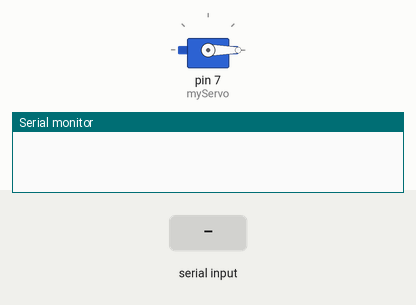
This sketch was run on a simulated Arduino Uno, built with avr-gcc and run on an emulated ATmega328P. On the bench: servo, the last lines printed to the serial monitor. Inputs (shaded band) come from the test bench.

Above: at 1.2 s.
1.3 s: "90,45\n" received over Serial
At 2.1 s:
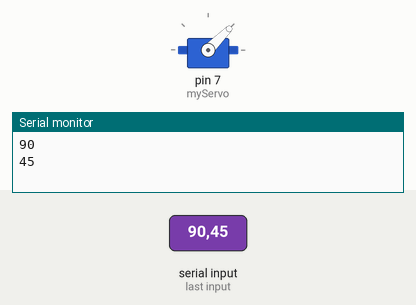
3.8 s: "30,150\n" received over Serial
At 4.5 s:
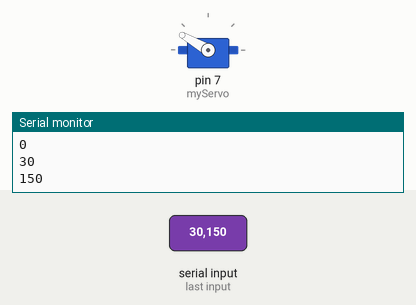
6.3 s: "200\n" received over Serial
At 7.1 s:
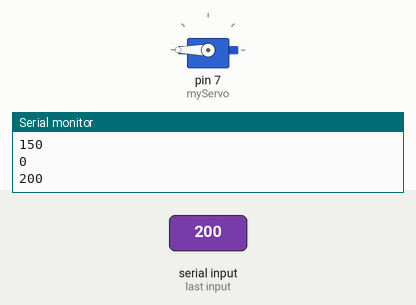
Timing chart, 0 to 9.3 s (numbered marks = the images above; inputs shaded):
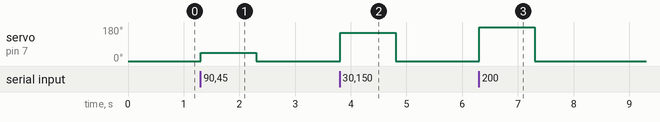

Measured:
- after the input at 1.3 s, servo on pin 7 (myServo): 0° → 45° at once, → 0° 1.0 s later
- after the input at 3.8 s, servo on pin 7 (myServo): 0° → 150° at once, → 0° 1.0 s later
- after the input at 6.3 s, servo on pin 7 (myServo): 0° → 180° at once, → 0° 1.0 s later

The sketch:

escSerialControl.ino
```cpp
/*
 * Author : Kunchala Anil
 * Date : Mar 3 2018
 * Controlling ESC using Arduino
 */
/*
 * To Arm ESC use value 60
 * Max Speed can be acheived using 130
 * ESC - Afro ESC - 20A
 * Connect Motor to ESC
 * Connect ESC Signal Connector
 *      S (Yellow) - D3
 *      G (Brown) - Gnd
 *      R (Red)  - UnConnected
 *
 *    Note : Dont Connect ESC Red Wire To arduino - cause it may consume more current than 20ma which may damage your
 *    Arduino or Computer USB Port
 */

#include<Servo.h>

Servo myServo;
int recvValue = 0;
void setup() {
  Serial.begin(9600);
  myServo.attach(7);
}

void loop() {

  if(Serial.available()){
    recvValue = Serial.parseInt();
    Serial.println(recvValue);

  }
  myServo.write(recvValue);

}
```
